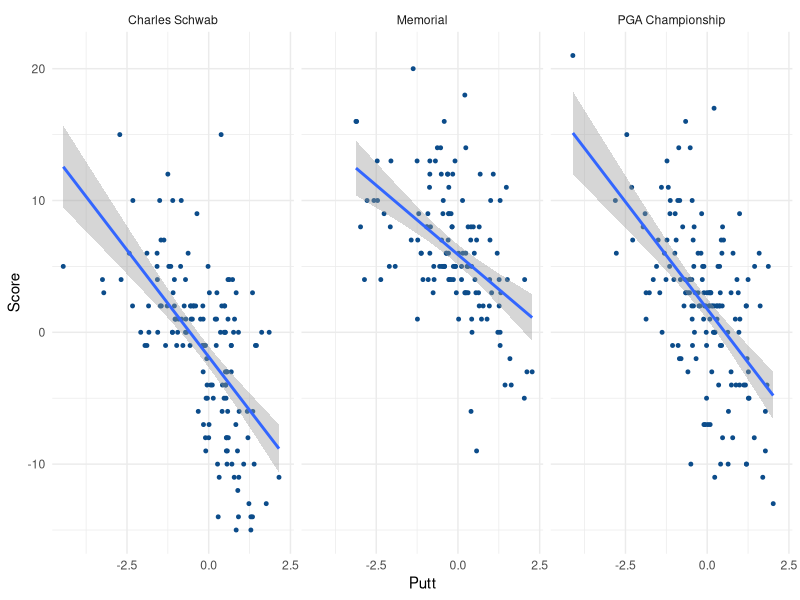
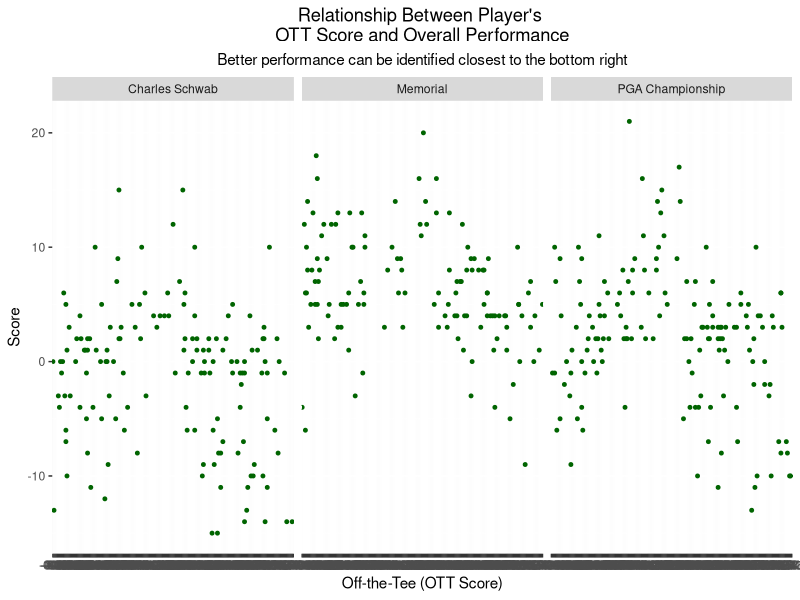

Reproduce these figures in R, in order.
## ---- chunk 1
library(tidyverse) 
## ---- chunk 2
Memfan <- read.csv("Memorial_Fantasy.csv", header = T)
Pgafan <- read.csv("PGA_Fantasy.csv", header = T)
Schfan <- read.csv("Schwab_Fantasy.csv", header = T)

Memstat<- read.delim("Memorial_Stats.txt", header = T )
Memstats <-  as.data.frame(matrix(Memstat$Data, ncol=9, byrow=TRUE))

Pgastat<- read.delim("PGA_Stats.txt", header = T)
Pgastats <-  as.data.frame(matrix(Pgastat$Data, ncol=9, byrow=TRUE))

Schstat<- read.delim("Schwab_Stats.txt", header = T)
Schstats <-  as.data.frame(matrix(Schstat$Data, ncol=9, byrow=TRUE))
## ---- chunk 3
Memorial <- Memstats %>%
  inner_join(Memfan, by=c("V2"= "Name"))

Pga <- Pgastats %>%
  inner_join(Pgafan, by=c("V2"= "Name")) 


Schwab <- Schstats %>%
  inner_join(Schfan, by=c("V2"= "Name"))
## ---- chunk 4
All <- rbind(Memorial, Pga, Schwab)
names(All)[1:9] <- c('Position', 'Player', 'Score', 
                          'Putt', 'ARG', 'App', 'OTT', 'T2G', 'Total')

All$Score <- fct_recode(All$Score, "0" = "E") 

Top10 <- 
  All %>%
  group_by(Tournament) %>%
  mutate(Score = as.numeric(as.character(factor(Score)))) %>%
  mutate(rank = rank(Score, ties.method = "min")) %>%
  mutate(top10 = if_else(rank <= 10, 'Yes', 'No')) %>%
  mutate(MadeCut = if_else(Position =='CUT', 'No', 'Yes')) %>%
  mutate(SalaryRange = ifelse(grepl("6", Salary), "6000s",
                       ifelse(grepl("7", Salary), "7000s",
                       ifelse(grepl("8", Salary), "8000s",
                       ifelse(grepl("9" , Salary), "9000s",
                       ifelse(grepl("10", Salary), "10000s", "11000s"))))))

TournPlayed <- All %>%
  select((Player)) %>%
  group_by(Player) %>%
  mutate(tournplayed = n()) %>%
  distinct()

AvgScore <- All %>%
    select(Player, Score, Tournament) %>%
    mutate(Score = as.numeric(as.character(factor(Score)))) %>%
    spread(Tournament, Score) %>%
    mutate(avg = round(rowMeans(.[2:4], na.rm=TRUE), 1))

Results_Player <- Top10 %>%
  left_join(TournPlayed, by = "Player")

AllResults <- Results_Player %>%
  left_join(AvgScore, by = "Player") %>%
  mutate(Putt = as.numeric(Putt))
## ---- chunk 5
AllResults %>%
  ggplot(aes(x = Putt, y = Score)) +
  geom_point(size = 1L, colour = "#0c4c8a") +
  theme_minimal() +
  facet_wrap(~Tournament)+
  stat_smooth(method = "lm")
## ---- chunk 6
ggplot(AllResults, aes(x = OTT, y = Score)) + 
  geom_point(size = 1,
             colour = "Dark Green", 
             na.rm = T) + # Remove obs with missing values
  stat_smooth(method = "lm", se = FALSE, 
              color = 'Green', na.rm = T) + # Add a fitted linear regression line
  theme(plot.title = element_text(hjust = 0.5), 
        plot.subtitle = element_text(hjust = 0.5)) +
  facet_wrap(~Tournament, ncol = 3) +
  labs(title = "Relationship Between Player's \nOTT Score and Overall Performance",
       subtitle = "Better performance can be identified closest to the bottom right",
       x = "Off-the-Tee (OTT Score)", 
       y = "Score")
